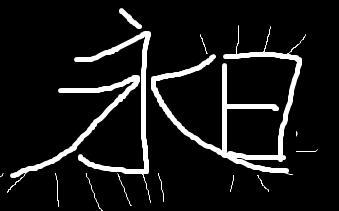
#> input picture learn_opencv/img/cc.png, 339 x 211 px, found by its file name
$ python locv_2_open.close.py
#> lines starting #> are read from the running program, lines starting #| are printed output that depends on the picture; after the words box and inside, x2 and y2 are one past the last pixel; in counts of white or black regions, pixels touching at a corner belong together
'''
图像形态学处理
形态学-腐蚀操作-膨胀操作
开运算与闭运算
梯度运算
礼帽与黑帽

开：先腐蚀，再膨胀
闭：先膨胀，再腐蚀

梯度=膨胀-腐蚀

礼帽 = 原始输入-开运算结果
黑帽 = 闭运算-原始输入
'''
#  图像处理
#! 图像形态学处理

#? 形态学-腐蚀操作
import cv2 #opencv读取的格式是BGR
import numpy as np
import matplotlib.pyplot as plt#Matplotlib是RGB

img = cv2.imread('./img/cc.png')
#> img is the input picture: shape (211, 339, 3); min 0, max 255, mean 22.9

cv2.imshow('img', img)
cv2.waitKey(0)
cv2.destroyAllWindows()
#! 腐蚀操作：通常对二值图象数据进行腐蚀操作


kernel = np.ones((3,3),np.uint8)
erosion = cv2.erode(img,kernel,iterations = 1)

cv2.imshow('erosion', erosion)
cv2.waitKey(0)
cv2.destroyAllWindows()
#! 腐蚀后 杂纹消失 字体线条变细


pie = cv2.imread('./img/pie.png')
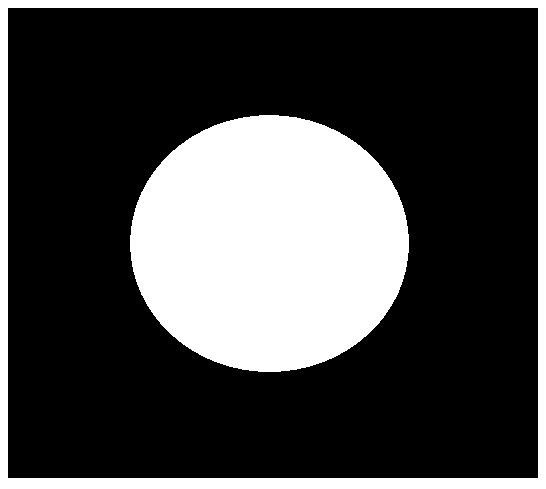
#> input picture learn_opencv/img/pie.png, 546 x 489 px, found by its file name
#> pie is the input picture: shape (489, 546, 3); 27.8% white; 2 white regions, box (x1, y1, x2, y2) and area: (130, 115, 409, 372) 56244, (0, 0, 546, 489) 17894

cv2.imshow('pie', pie)
cv2.waitKey(0)
cv2.destroyAllWindows()

kernel = np.ones((30,30),np.uint8)
erosion_1 = cv2.erode(pie,kernel,iterations = 1)
#> erosion_1: shape (489, 546, 3); 15.6% white; 1 white region, box (x1, y1, x2, y2) and area: (146, 131, 394, 357) 41578
erosion_2 = cv2.erode(pie,kernel,iterations = 2)
#> erosion_2: shape (489, 546, 3); 10.8% white; 1 white region, box (x1, y1, x2, y2) and area: (164, 148, 377, 341) 28787
erosion_3 = cv2.erode(pie,kernel,iterations = 3)
#> erosion_3: shape (489, 546, 3); 6.8% white; 1 white region, box (x1, y1, x2, y2) and area: (184, 167, 358, 323) 18053
res = np.hstack((erosion_1,erosion_2,erosion_3))
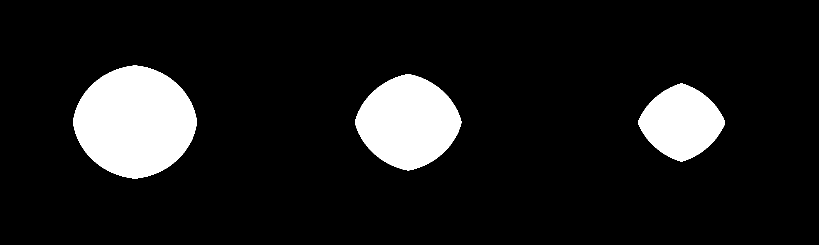
#> res: shape (489, 1638, 3) (shown at 1/2 size); 11% white; 3 white regions, box (x1, y1, x2, y2) and area: (146, 131, 394, 357) 41578, (710, 148, 923, 341) 28787, (1276, 167, 1450, 323) 18053
cv2.imshow('res', res)
cv2.waitKey(0)
cv2.destroyAllWindows()
#! 一个圆，腐蚀的次数越多，变得越小


#? 形态学-膨胀操作
img = cv2.imread('./img/cc.png')
cv2.imshow('img', img)
cv2.waitKey(0)
cv2.destroyAllWindows()
#! 原始图像中有杂纹

kernel = np.ones((3,3),np.uint8)
dige_erosion = cv2.erode(img,kernel,iterations = 1)

cv2.imshow('erosion', erosion)
cv2.waitKey(0)
cv2.destroyAllWindows()
#! 先腐蚀操作 去除杂文，同时原始图像也被迫发生改变

kernel = np.ones((3,3),np.uint8)
dige_dilate = cv2.dilate(dige_erosion,kernel,iterations = 1)

cv2.imshow('dilate', dige_dilate)
cv2.waitKey(0)
cv2.destroyAllWindows()
#! 再膨胀操作 还原原始图像，达到驱逐杂纹的效果

pie = cv2.imread('./img/pie.png')

kernel = np.ones((30,30),np.uint8)
dilate_1 = cv2.dilate(pie,kernel,iterations = 1)
#> dilate_1: shape (489, 546, 3); 44.5% white; 2 white regions, box (x1, y1, x2, y2) and area: (116, 101, 424, 387) 72629, (0, 0, 546, 489) 46053
dilate_2 = cv2.dilate(pie,kernel,iterations = 2)
#> dilate_2: shape (489, 546, 3); 61.1% white; 1 black region, box (x1, y1, x2, y2) and area: (38, 38, 510, 450) 103768
dilate_3 = cv2.dilate(pie,kernel,iterations = 3)
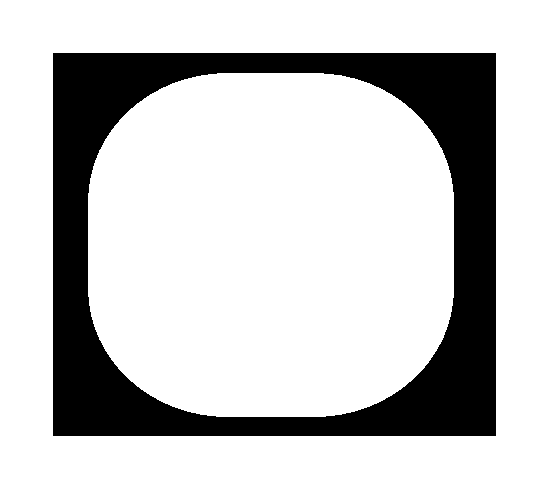
#> dilate_3: shape (489, 546, 3); 77.8% white; 1 black region, box (x1, y1, x2, y2) and area: (53, 53, 496, 436) 59224
res = np.hstack((dilate_1,dilate_2,dilate_3))
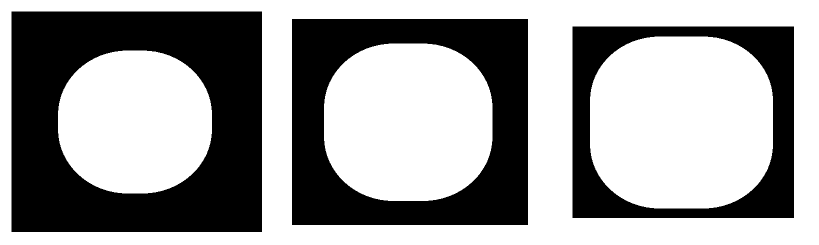
#> res: shape (489, 1638, 3) (shown at 1/2 size); 61.1% white; 3 black regions, box (x1, y1, x2, y2) and area: (23, 23, 524, 464) 148312, (584, 38, 1056, 450) 103768, (1145, 53, 1588, 436) 59224
cv2.imshow('res', res)
cv2.waitKey(0)
cv2.destroyAllWindows()
#! 一个圆 膨胀数值越大 越方


#! 开运算与闭运算

# 开：先腐蚀，再膨胀
#! 祛除笔迹杂痕
img = cv2.imread('./img/cc.png')

kernel = np.ones((5,5),np.uint8)
opening = cv2.morphologyEx(img, cv2.MORPH_OPEN, kernel)

cv2.imshow('opening', opening)
cv2.waitKey(0)
cv2.destroyAllWindows()

# 闭：先膨胀，再腐蚀
#! 先把杂痕放大了，杂痕大了更加腐蚀不掉了
img = cv2.imread('./img/cc.png')

kernel = np.ones((5,5),np.uint8)
closing = cv2.morphologyEx(img, cv2.MORPH_CLOSE, kernel)

cv2.imshow('closing', closing)
cv2.waitKey(0)
cv2.destroyAllWindows()

#? 梯度运算

# 梯度=膨胀-腐蚀
#! 膨胀比原来胖一圈，腐蚀比原来瘦一圈
pie = cv2.imread('./img/pie.png')
kernel = np.ones((7,7),np.uint8)
dilate = cv2.dilate(pie,kernel,iterations = 5)
#> dilate: shape (489, 546, 3); 45% white; 2 white regions, box (x1, y1, x2, y2) and area: (115, 100, 424, 387) 73224, (0, 0, 546, 489) 46994
erosion = cv2.erode(pie,kernel,iterations = 5)
#> erosion: shape (489, 546, 3); 15.4% white; 1 white region, box (x1, y1, x2, y2) and area: (146, 131, 393, 356) 41105

res = np.hstack((dilate,erosion))
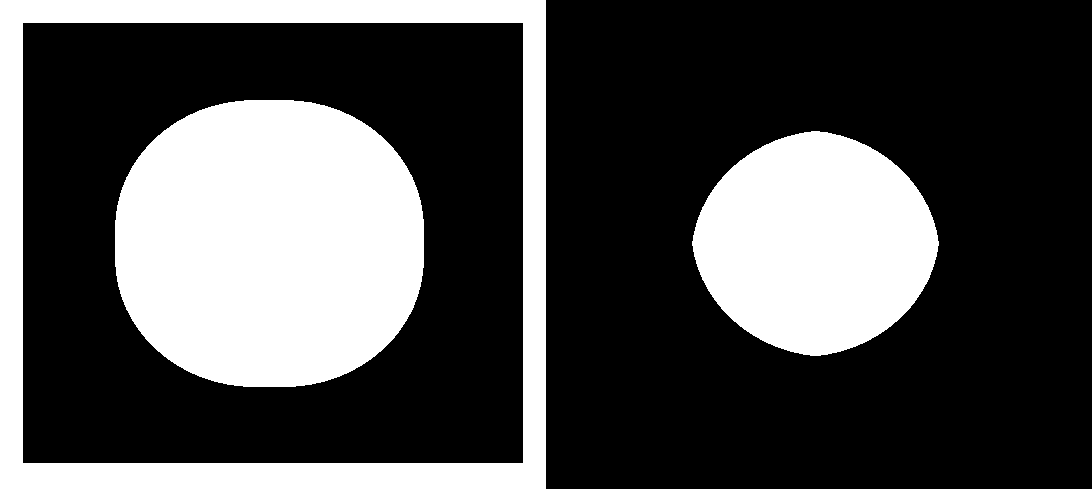
#> res: shape (489, 1092, 3); 30.2% white; 3 white regions, box (x1, y1, x2, y2) and area: (115, 100, 424, 387) 73224, (0, 0, 546, 489) 46994, (692, 131, 939, 356) 41105

cv2.imshow('res', res)
cv2.waitKey(0)
cv2.destroyAllWindows()

gradient = cv2.morphologyEx(pie, cv2.MORPH_GRADIENT, kernel)
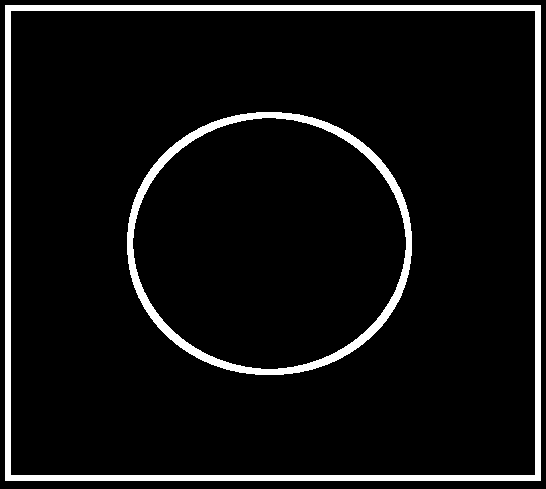
#> gradient: shape (489, 546, 3); 6.9% white; 2 white regions, box (x1, y1, x2, y2) and area: (5, 5, 541, 481) 12000, (127, 112, 412, 375) 6432
#! morphology形态学；MORPH_GRADIENT梯度运算

cv2.imshow('gradient', gradient)
cv2.waitKey(0)
cv2.destroyAllWindows()

#? 礼帽与黑帽
# 礼帽 = 原始输入-开运算结果
# 黑帽 = 闭运算-原始输入

#礼帽
#! 原始输入 - 去除杂痕后的图案 = 杂痕
img = cv2.imread('./img/cc.png')
tophat = cv2.morphologyEx(img, cv2.MORPH_TOPHAT, kernel)
#! MORPH_TOPHAT 礼帽顶帽tophat
cv2.imshow('tophat', tophat)
cv2.waitKey(0)
cv2.destroyAllWindows()

#黑帽
#! 杂痕变大后的图案 - 原始图案 = 原始图案的轮廓
img = cv2.imread('./img/cc.png')
blackhat  = cv2.morphologyEx(img,cv2.MORPH_BLACKHAT, kernel)
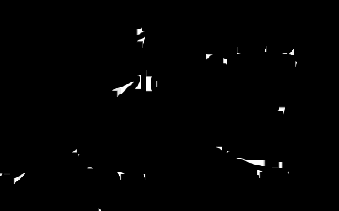
#> blackhat: shape (211, 339, 3); min 0, max 255, mean 2
cv2.imshow('blackhat ', blackhat )
cv2.waitKey(0)
cv2.destroyAllWindows()
